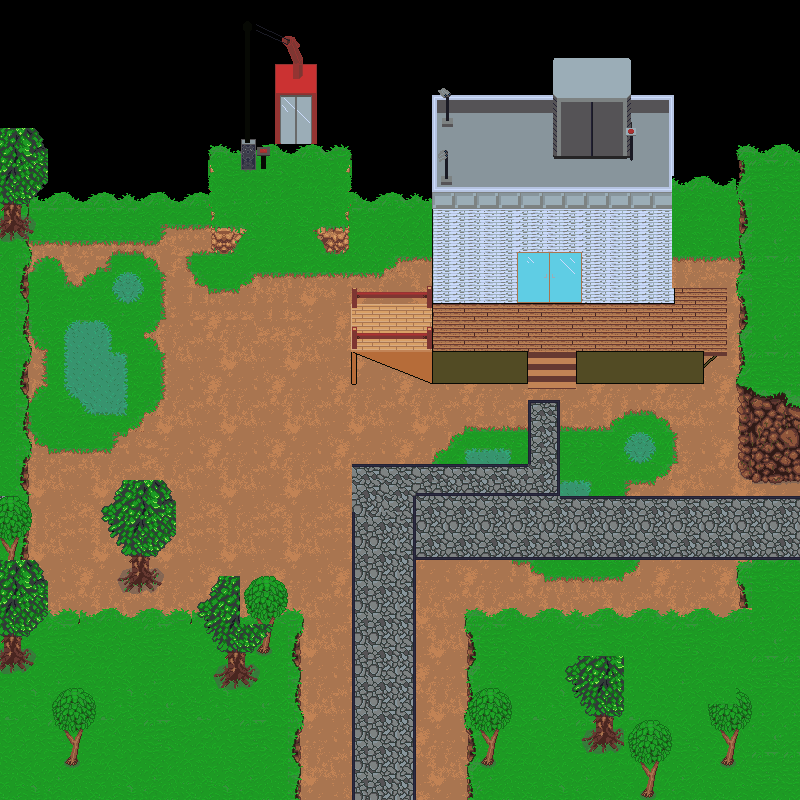

A 2D game scene composited from a Tiled map and its tileset images. What follows is a short description and the map's XML, with each tile layer's data collapsed to a summary:
An orthogonal 50x50 tile map with 16x16 px tiles, 4 tile layers (background, buildings, midGround, foreGround) and 3 objects.

<map version="1.2" tiledversion="1.2.0" orientation="orthogonal" renderorder="right-down" width="50" height="50" tilewidth="16" tileheight="16" infinite="0" nextlayerid="19" nextobjectid="6">
 <tileset firstgid="1" source="MasterSpriteSheet.tsx" />
 <layer id="13" name="background" width="50" height="50">
  <data>[2500 cells, 1668 non-empty, 104 distinct tile ids]</data>
 </layer>
 <layer id="14" name="buildings" width="50" height="50">
  <data>[2500 cells, 898 non-empty, 420 distinct tile ids]</data>
 </layer>
 <layer id="15" name="midGround" width="50" height="50">
  <data>[2500 cells, 4 non-empty, 4 distinct tile ids]</data>
 </layer>
 <layer id="16" name="foreGround" width="50" height="50">
  <data>[2500 cells, 607 non-empty, 274 distinct tile ids]</data>
 </layer>
 <objectgroup id="18" name="Portal">
  <object id="1" x="780.667" y="510.667" width="19" height="32">
   <properties>
    <property name="Click" value="false" />
    <property name="SafteyOffSetX" value="-50" />
    <property name="SafteyOffSetY" value="0" />
    <property name="standardFrom" value="1" />
    <property name="standardTo" value="0" />
   </properties>
  </object>
  <object id="4" x="360" y="776" width="50" height="16.8485">
   <properties>
    <property name="Click" value="false" />
    <property name="SafteyOffSetX" value="50" />
    <property name="SafteyOffSetY" value="0" />
    <property name="standardFrom" value="1" />
    <property name="standardTo" value="4" />
   </properties>
  </object>
  <object id="5" x="514" y="288" width="70.5" height="16">
   <properties>
    <property name="Click" value="true" />
    <property name="SafteyOffSetX" value="0" />
    <property name="SafteyOffSetY" value="25" />
    <property name="standardFrom" value="1" />
    <property name="standardTo" value="2" />
   </properties>
  </object>
 </objectgroup>
</map>
